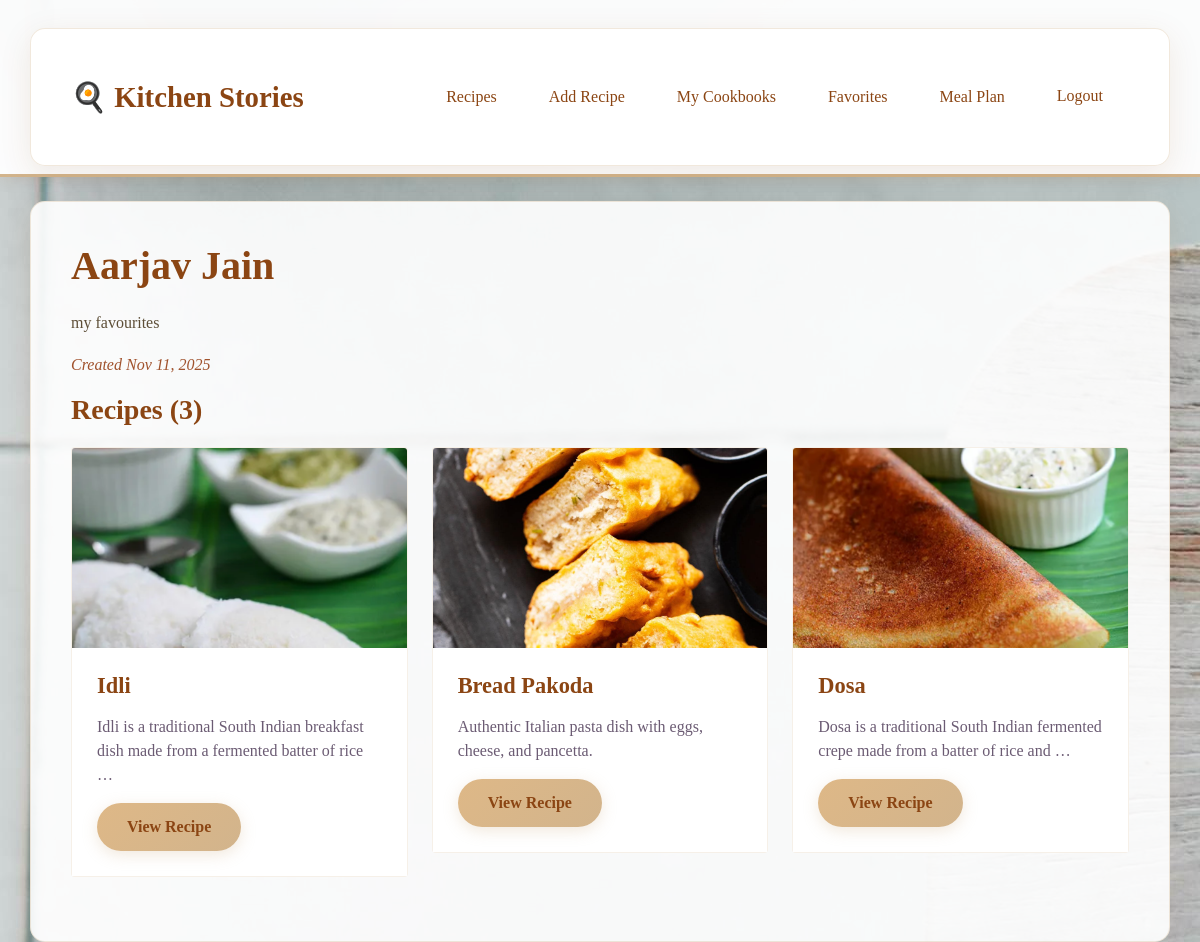
The app's page /cookbooks/3/ (signed in) with its own data.
### recipes/models.py (models this page shows, shortened)
class Cookbook(models.Model):
    name = models.CharField(max_length=200)
    description = models.TextField(blank=True)
    recipes = models.ManyToManyField(Recipe, blank=True)
    author = models.ForeignKey(User, on_delete=models.CASCADE)
    created_at = models.DateTimeField(auto_now_add=True)

class Recipe(models.Model):
    DIFFICULTY_CHOICES = [
        ('easy', 'Easy'),
        ('medium', 'Medium'),
        ('hard', 'Hard'),
    ]
    title = models.CharField(max_length=200)
    description = models.TextField()
    ingredients = models.TextField()
    instructions = models.TextField()
    prep_time = models.PositiveIntegerField(help_text="Preparation time in minutes")
    cook_time = models.PositiveIntegerField(help_text="Cooking time in minutes")
    servings = models.PositiveIntegerField(default=4)
    difficulty = models.CharField(max_length=10, choices=DIFFICULTY_CHOICES, default='medium')
    image = models.ImageField(upload_to='recipes/', blank=True, null=True)
    author = models.ForeignKey(User, on_delete=models.CASCADE)
    created_at = models.DateTimeField(auto_now_add=True)
    updated_at = models.DateTimeField(auto_now=True)
    class Meta:
        ordering = ['-created_at']

### recipes/views.py (the view)
# urls.py: path('cookbooks/<int:pk>/', views.cookbook_detail, name='cookbook_detail'),
@login_required
def cookbook_detail(request, pk):
    cookbook = get_object_or_404(Cookbook, pk=pk, author=request.user)
    return render(request, 'recipes/cookbook_detail.html', {'cookbook': cookbook})

### templates/recipes/cookbook_detail.html
{% extends 'base.html' %}
{% block content %}
<h1>{{ cookbook.name }}</h1>
<p>{{ cookbook.description }}</p>
<p class="text-muted">Created {{ cookbook.created_at|date:"M d, Y" }}</p>
<h3>Recipes ({{ cookbook.recipes.count }})</h3>
<div class="row">
    {% for recipe in cookbook.recipes.all %}
        <div class="col-md-4 mb-4">
            <div class="card">
                {% if recipe.image %}
                    <img src="{{ recipe.image.url }}" class="card-img-top" style="height: 200px; object-fit: cover;">
                {% endif %}
                <div class="card-body">
                    <h5 class="card-title">{{ recipe.title }}</h5>
                    <p class="card-text">{{ recipe.description|truncatewords:15 }}</p>
                    <a href="{% url 'recipe_detail' recipe.pk %}" class="btn btn-primary">View Recipe</a>
                </div>
            </div>
        </div>
    {% empty %}
        <p>No recipes in this cookbook yet.</p>
    {% endfor %}
</div>
{% endblock %}

### static/css/style.css (style rules this page uses)
* { box-sizing: border-box; }
body { background-image: url('media/recipes/kitchen.jpg'); font-family: 'Georgia', 'Times New Roman', serif; color: #5d4e37; line-height: 1.6; }
.card-body { padding: 25px; background: #ffffff; }
.card-title { color: #8b4513; font-weight: 600; font-size: 1.4rem; margin-bottom: 15px; font-family: 'Georgia', serif; }
.card-text { color: #6b5b73; font-size: 1rem; line-height: 1.5; }
.btn-primary { background: linear-gradient(135deg, #deb887, #d2b48c); border: none; border-radius: 25px; padding: 12px 30px; color: #8b4513; font-weight: 600; transition: all 0.3s ease; box-shadow: 0 4px 15px rgba(210, 180, 140, 0.3); font-family: 'Georgia', serif; }
h1, h2, h3, h4, h5, h6 { color: #8b4513; font-weight: 600; font-family: 'Georgia', serif; margin-bottom: 20px; }
.text-muted { color: #a0522d !important; font-style: italic; }
.card { border: 1px solid rgba(210, 180, 140, 0.2); }
html { scroll-behavior: smooth; }

### records on screen
Cookbook: name "Aarjav Jain", description "my favourites", created_at "Nov 11, 2025", recipes.count "3"
Recipe: image (picture), title "Idli", description "Idli is a traditional South Indian breakfast dish made from a fermented batter of rice …"
Recipe: image (picture), title "Bread Pakoda", description "Authentic Italian pasta dish with eggs, cheese, and pancetta."
Recipe: image (picture), title "Dosa", description "Dosa is a traditional South Indian fermented crepe made from a batter of rice and …"
